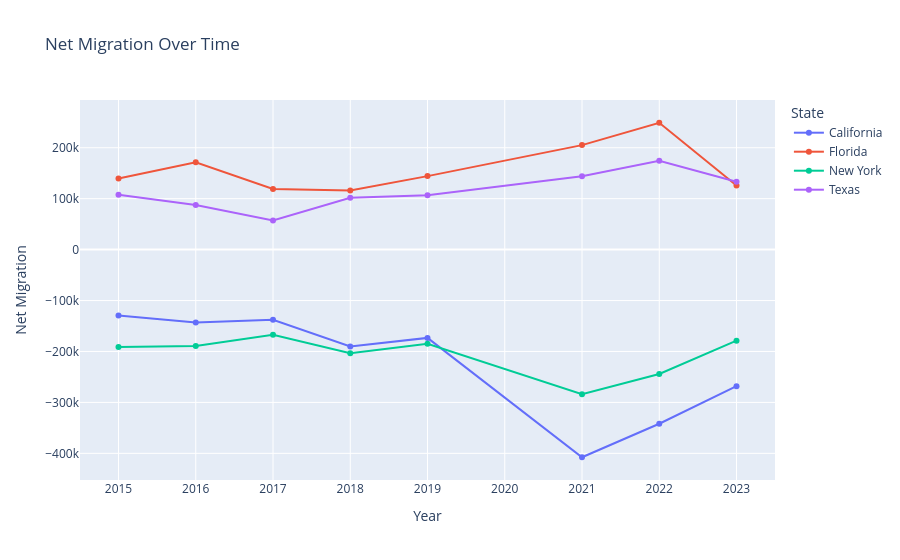

Here is the notebook cell this chart was saved with:
### Markdown cell above
2. Trend line for key states

### Code cell
states_selected = ["California", "Texas", "Florida", "New York"]

trend_df = final_df[final_df["destination"].isin(states_selected)].copy()

fig = px.line(
    trend_df,
    x="year",
    y="net_migration",
    color="destination",
    markers=True,
    title="Net Migration Over Time",
    labels={"year": "Year", "net_migration": "Net Migration", "destination": "State"}
)

fig.show()

### Figure 1 — Plotly figure (JSON) as saved in the notebook; plotly's stock layout.template omitted (floating-point values rounded to 4 significant figures)
{"data": [{"hovertemplate": "State=California<br>Year=%{x}<br>Net Migration=%{y}<extra></extra>", "legendgroup": "California", "line": {"color": "#636efa", "dash": "solid"}, "marker": {"symbol": "circle"}, "mode": "lines+markers", "name": "California", "orientation": "v", "showlegend": true, "type": "scatter", "x": [2015, 2016, 2017, 2018, 2019, 2021, 2022, 2023], "xaxis": "x", "y": [-129233, -142932, -137895, -190122, -173347, -407663, -341866, -268052], "yaxis": "y"}, {"hovertemplate": "State=Florida<br>Year=%{x}<br>Net Migration=%{y}<extra></extra>", "legendgroup": "Florida", "line": {"color": "#EF553B", "dash": "solid"}, "marker": {"symbol": "circle"}, "mode": "lines+markers", "name": "Florida", "orientation": "v", "showlegend": true, "type": "scatter", "x": [2015, 2016, 2017, 2018, 2019, 2021, 2022, 2023], "xaxis": "x", "y": [139618, 171566, 118890, 116284, 144310, 205163, 249064, 126008], "yaxis": "y"}, {"hovertemplate": "State=New York<br>Year=%{x}<br>Net Migration=%{y}<extra></extra>", "legendgroup": "New York", "line": {"color": "#00cc96", "dash": "solid"}, "marker": {"symbol": "circle"}, "mode": "lines+markers", "name": "New York", "orientation": "v", "showlegend": true, "type": "scatter", "x": [2015, 2016, 2017, 2018, 2019, 2021, 2022, 2023], "xaxis": "x", "y": [-191244, -189413, -167328, -203567, -184902, -283792, -244137, -178709], "yaxis": "y"}, {"hovertemplate": "State=Texas<br>Year=%{x}<br>Net Migration=%{y}<extra></extra>", "legendgroup": "Texas", "line": {"color": "#ab63fa", "dash": "solid"}, "marker": {"symbol": "circle"}, "mode": "lines+markers", "name": "Texas", "orientation": "v", "showlegend": true, "type": "scatter", "x": [2015, 2016, 2017, 2018, 2019, 2021, 2022, 2023], "xaxis": "x", "y": [107689, 87656, 57173, 101805, 106646, 144032, 174261, 133372], "yaxis": "y"}], "layout": {"legend": {"title": {"text": "State"}, "tracegroupgap": 0}, "title": {"text": "Net Migration Over Time"}, "xaxis": {"anchor": "y", "domain": [0, 1], "title": {"text": "Year"}}, "yaxis": {"anchor": "x", "domain": [0, 1], "title": {"text": "Net Migration"}}}}
